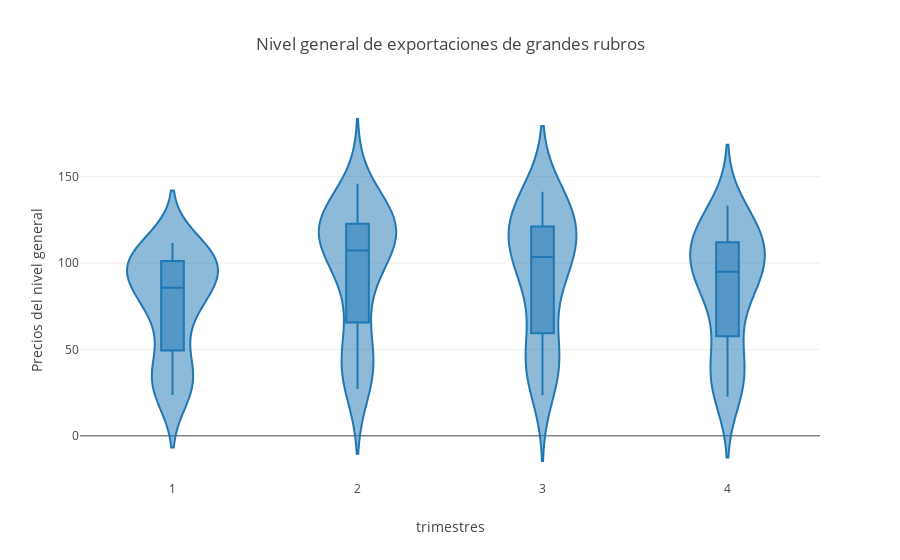

The notebook cell this image was saved under:
### Markdown cell above
<hr>
<h2>Gráficos</h2>

### Code cell
px.violin(data_frame = GR_trimestr,
          x= 'trimestres',
          y='ng_p',
          box= True,
          template='none',
          labels = {'ng_p':'Precios del nivel general'},
          title = 'Nivel general de exportaciones de grandes rubros')

### Figure 1 — Plotly figure (JSON) as saved in the notebook; plotly's stock layout.template omitted (floating-point values rounded to 4 significant figures; data arrays with more than 128 entries replaced by an {"elided": "..."} marker saying what was removed)
{"data": [{"alignmentgroup": "True", "box": {"visible": true}, "hovertemplate": "trimestres=%{x}<br>Precios del nivel general=%{y}<extra></extra>", "legendgroup": "", "marker": {"color": "#1F77B4"}, "name": "", "offsetgroup": "", "orientation": "v", "scalegroup": "True", "showlegend": false, "type": "violin", "x": {"elided": "144 int values"}, "x0": " ", "xaxis": "x", "y": {"elided": "144 float values"}, "y0": " ", "yaxis": "y"}], "layout": {"legend": {"tracegroupgap": 0}, "title": {"text": "Nivel general de exportaciones de grandes rubros"}, "violinmode": "group", "xaxis": {"anchor": "y", "domain": [0, 1], "title": {"text": "trimestres"}}, "yaxis": {"anchor": "x", "domain": [0, 1], "title": {"text": "Precios del nivel general"}}}}
